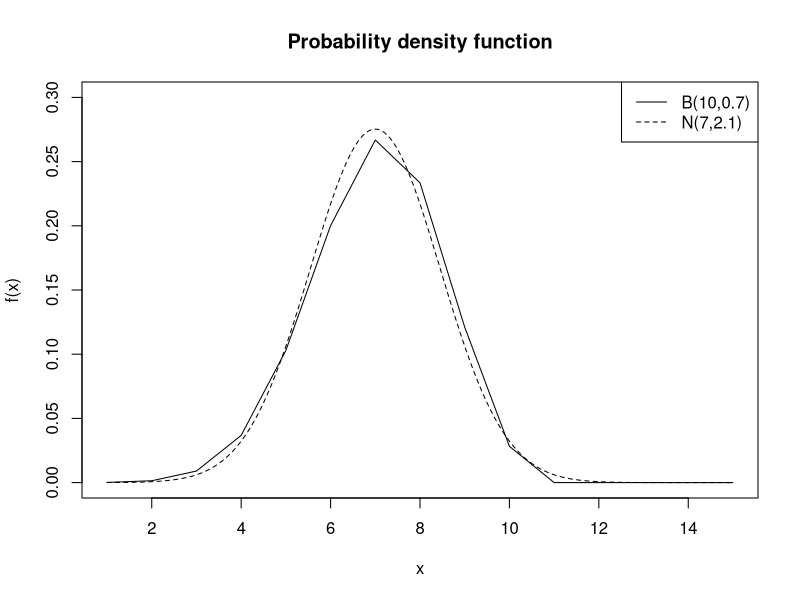

Write the R code that produced this figure.
x<- seq(1,15)
plot(x, dbinom(x,10,0.7), type = 'l', ylim = c(0,0.3), ann = FALSE)
y<- seq(1,15,by=0.01)
lines(y, dnorm(y,mean = 10*0.7, sd = sqrt(10*0.7*0.3)), lty=2)
legend("topright",c("B(10,0.7)", "N(7,2.1)"), lty=1:2)
title(main = 'Probability density function', xlab = "x", ylab = "f(x)")





